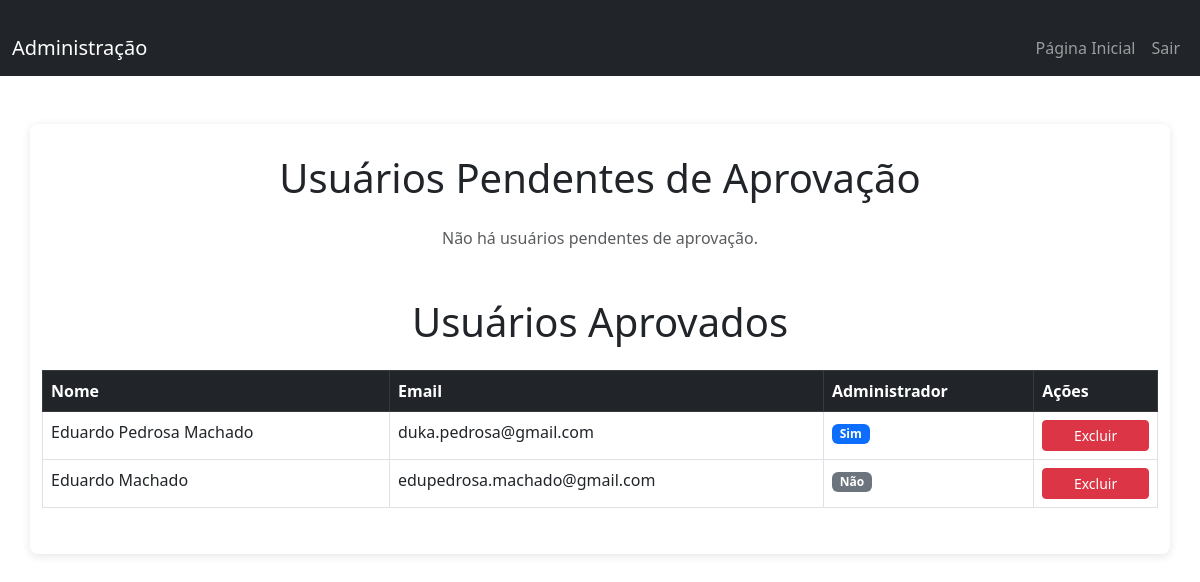
Before: /admin (signed in) with the older database file.
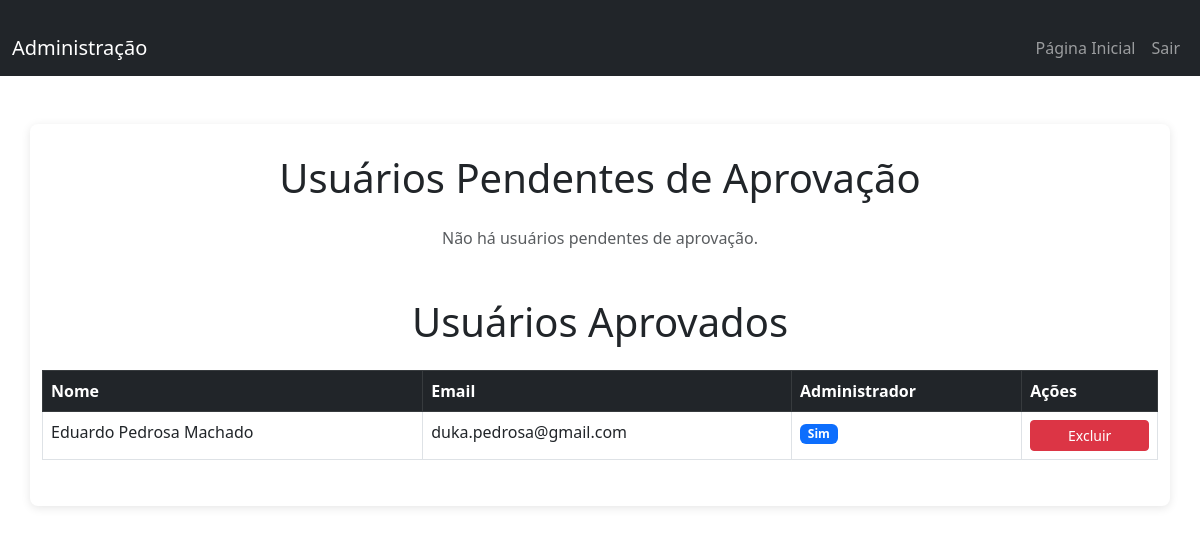
After: the same page with the newer database file.
### models.py (models this page shows, shortened)
class UsuarioLogin(db.Model, UserMixin):
    __tablename__ = 'usuario_login'
    id = db.Column(db.Integer, primary_key=True)
    nome = db.Column(db.String(100), nullable=False)
    email = db.Column(db.String(100), nullable=False, unique=True)
    senha_hash = db.Column(db.String(128), nullable=False)
    aprovado = db.Column(db.Boolean, default=False)  # Para usuários que precisam de aprovação
    is_admin = db.Column(db.Boolean, default=False)  # Marca o usuário como administrador

### app.py (the view)
@app.route('/admin', methods=['GET', 'POST'])
@login_required
def admin():
    if not current_user.is_admin:
        flash('Você precisa ser um administrador para acessar essa página', 'danger')
        return redirect(url_for('home'))
    usuarios_pendentes = UsuarioLogin.query.filter_by(aprovado=False).all()
    usuarios_aprovados = UsuarioLogin.query.filter_by(aprovado=True).all()
    return render_template('admin.html',
                           usuarios_pendentes=usuarios_pendentes,
                           usuarios_aprovados=usuarios_aprovados)

### app.py (called while the page is built)
@login_manager.user_loader
def load_user(user_id):
    return UsuarioLogin.query.get(int(user_id))

### templates/admin.html (shortened to what this page needs)
<!DOCTYPE html>
<html lang="pt-br">
<head>
    <link rel="stylesheet" href="{{ url_for('static', filename='css/style.css') }}">
    <link href="https://cdn.jsdelivr.net/npm/bootstrap@5.3.0-alpha1/dist/css/bootstrap.min.css" rel="stylesheet">
</head>
<body>
    <nav class="navbar navbar-expand-lg navbar-dark bg-dark">
        <div class="container-fluid">
            <a class="navbar-brand" href="#">Administração</a>
            <div class="collapse navbar-collapse" id="navbarNav">
                <ul class="navbar-nav ms-auto">
                    <li class="nav-item">
                        <a class="nav-link" href="{{ url_for('home') }}">Página Inicial</a>
                    </li>
                    <li class="nav-item">
                        <a class="nav-link" href="{{ url_for('logout') }}">Sair</a>
                    </li>
                </ul>
            </div>
        </div>
    </nav>
    <div class="container mt-5">
        <h1 class="text-center mb-4">Usuários Pendentes de Aprovação</h1>
        {% if usuarios_pendentes %}
            <table class="table table-bordered">
                <thead class="table-dark">
                    <tr>
                        <th>Nome</th>
                        <th>Email</th>
                        <th>Ações</th>
                    </tr>
                </thead>
                <tbody>
                    {% for usuario in usuarios_pendentes %}
                        <tr>
                            <td>{{ usuario.nome }}</td>
                            <td>{{ usuario.email }}</td>
                            <td>
                                <form action="{{ url_for('aprovar_usuario', usuario_id=usuario.id) }}" method="POST" style="display:inline;">
                                    <button type="submit" class="btn btn-success btn-sm">Aprovar</button>
                                </form>
                                <form action="{{ url_for('rejeitar_usuario', usuario_id=usuario.id) }}" method="POST" style="display:inline;">
                                    <button type="submit" class="btn btn-danger btn-sm">Rejeitar</button>
                                </form>
                            </td>
                        </tr>
                    {% endfor %}
                </tbody>
            </table>
        {% else %}
            <p class="text-center text-muted">Não há usuários pendentes de aprovação.</p>
        {% endif %}
        <h1 class="text-center mb-4 mt-5">Usuários Aprovados</h1>
        {% if usuarios_aprovados %}
            <table class="table table-bordered">
                <thead class="table-dark">
                    <tr>
                        <th>Nome</th>
                        <th>Email</th>
                        <th>Administrador</th>
                        <th>Ações</th>
                    </tr>
                </thead>
                <tbody>
                    {% for usuario in usuarios_aprovados %}
                        <tr>
                            <td>{{ usuario.nome }}</td>
                            <td>{{ usuario.email }}</td>
                            <td>
                                {% if usuario.is_admin %}
                                    <span class="badge bg-primary">Sim</span>
                                {% else %}
                                    <span class="badge bg-secondary">Não</span>
                                {% endif %}
                            </td>
                            <td>
                                <form action="{{ url_for('excluir_usuario_aprovado', usuario_id=usuario.id) }}" method="POST" style="display:inline;">
                                    <button type="submit" class="btn btn-danger btn-sm">Excluir</button>
                                </form>
                            </td>
                        </tr>
                    {% endfor %}
                </tbody>
            </table>
        {% else %}
            <p class="text-center text-muted">Não há usuários aprovados.</p>
        {% endif %}
    </div>
</body>
</html>

Changed rows visible on the page:
removed UsuarioLogin: nome "Eduardo Machado", email "edupedrosa.machado@gmail.com", is_admin "Não"
